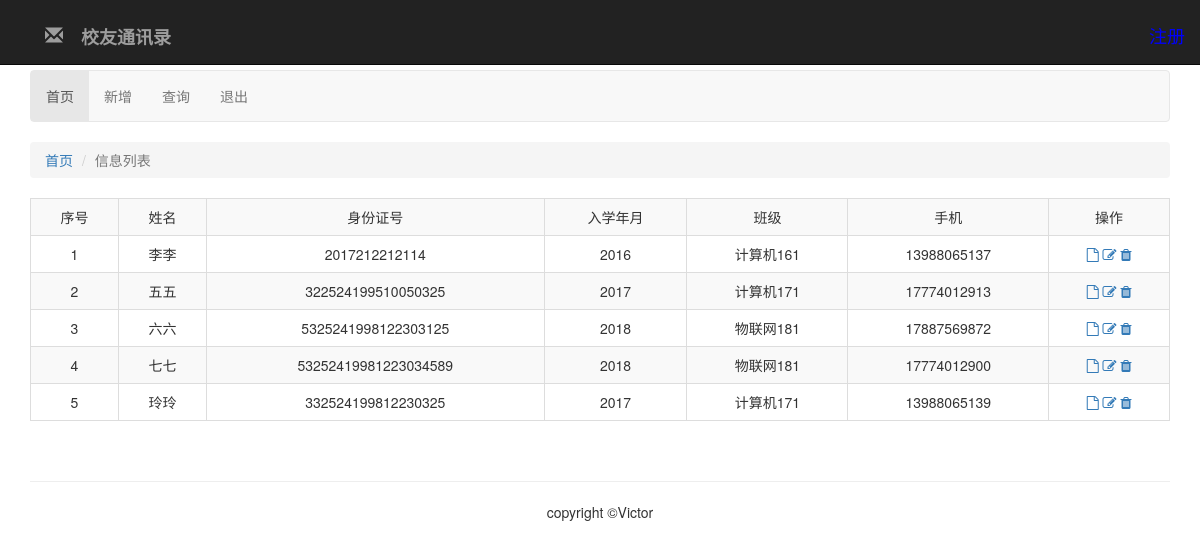
/php/index.php (signed in), run on the app's committed database.
### tables this page shows
CREATE TABLE IF NOT EXISTS `students` (
  `id` int(5) NOT NULL AUTO_INCREMENT,
  `user_name` varchar(15) NOT NULL,
  `user_pwd` varchar(17) NOT NULL,
  `real_name` varchar(15) NOT NULL,
  `card_no` varchar(25) NOT NULL,
  `business` varchar(20) DEFAULT NULL,
  `enter_year` varchar(6) NOT NULL,
  `class_id` int(11) NOT NULL,
  `mobile` varchar(15) NOT NULL,
  `address` varchar(20) DEFAULT NULL,
  `zipcode` varchar(10) DEFAULT NULL,
  `image` varchar(100) DEFAULT NULL,
  `isuse` int(2) NOT NULL,
  PRIMARY KEY (`id`),
  KEY `class_id` (`class_id`)
);

CREATE TABLE IF NOT EXISTS `classes` (
  `id` int(5) NOT NULL,
  `class_name` varchar(10) NOT NULL,
  `speciality` int(15) NOT NULL,
  `isuse` int(2) NOT NULL,
  PRIMARY KEY (`id`),
  KEY `speciality` (`speciality`)
);

### php/index_list.php (the view, shortened to what this page needs)
<table class="table table-striped table-bordered table-hover">
  <tr  class='text-center'>
    <td>序号</td>
    <td>姓名</td>
    <td>身份证号</td>
    <td>入学年月</td>
    <td>班级</td>
    <td>手机</td>
    <td>操作</td>
  </tr>
  <?php
    lis();
  ?>
</table>
<?php
  function lis(){
  include("conn.php");
  $sql="select real_name,card_no,enter_year,class_name,mobile,students.isuse,user_name
        from students,classes
        where students.class_id=classes.id";
  $res=mysqli_query($conn,$sql);
  $cot=1;
  while($arr=mysqli_fetch_row($res)){
    echo "<tr class='text-center'>";
    if($arr[5]!='0'){
      echo "<td>$cot</td>";
      $cot++;
    for($i=0;$i<5;$i++){
      echo "<td>$arr[$i]</td>";
    }
    echo "<td>
    <a href='view.php'><i class='fa fa-file-o'></i></a>
    <a href='edit.php?id=$arr[6]'><i class='fa fa-pencil-square-o' aria-hidden='true'></i></a>
    <a href='javascript:void(0);' onclick="."del('$arr[6]')"."><i class='fa fa-trash' aria-hidden='true'></i></a>
    </td>";
    }
    echo "</tr>";
  }
  }
?>

### php/index.php (shortened to what this page needs)
 <!DOCTYPE html>
<html lang="zh-CN">
  <head>
    <link href="//netdna.bootstrapcdn.com/font-awesome/4.5.0/css/font-awesome.min.css" rel="stylesheet">
    <link href="https://cdn.jsdelivr.net/npm/bootstrap@3.3.7/dist/css/bootstrap.min.css" rel="stylesheet">
    <link rel="stylesheet" type="text/css" href="../css/index.css" >
  </head>
  <body>
    <div class="container">
        <?php include("nav.php");?>
        <?php include("bread_path.php");?>
        <?php include("conn.php");?>
        <?php include("index_list.php");?>
    </div>
  </body>
  <link rel="stylesheet" href="https://cdn.staticfile.org/font-awesome/4.7.0/css/font-awesome.css">
</html>

### php/nav.php
<nav class="navbar navbar-default">
  <ul class="nav navbar-nav faq-tabbable">
    <li class="active list"><a href="index.php">首页</a></li>
    <li class="list"><a href="view.php">新增</a></li>
    <li class="list"><a href="query.php">查询</a></li>
    <li class="list"><a href="quit.php">退出</a></li>
  </ul>
</nav>

### php/bread_path.php
<ol class="breadcrumb">
  <li><a id = "first_bread" href="#">首页</a></li>
  <li id = "second_bread" class="active">信息列表</li>
</ol>

### css/index.css (style rules this page uses)
body { padding-top: 70px; }
.navbar-text { margin-left: 0px; margin-right: 0px; font-size: 18px; }
footer p { text-align: center; }

### data on the page
students: real_name "李李", card_no "2017212212114", enter_year "2016", class.class_name "计算机161", mobile "13988065137"
students: real_name "五五", card_no "322524199510050325", enter_year "2017", class.class_name "计算机171", mobile "17774012913"
students: real_name "六六", card_no "5325241998122303125", enter_year "2018", class.class_name "物联网181", mobile "17887569872"
students: real_name "七七", card_no "53252419981223034589", enter_year "2018", class.class_name "物联网181", mobile "17774012900"
students: real_name "玲玲", card_no "332524199812230325", enter_year "2017", class.class_name "计算机171", mobile "13988065139"
